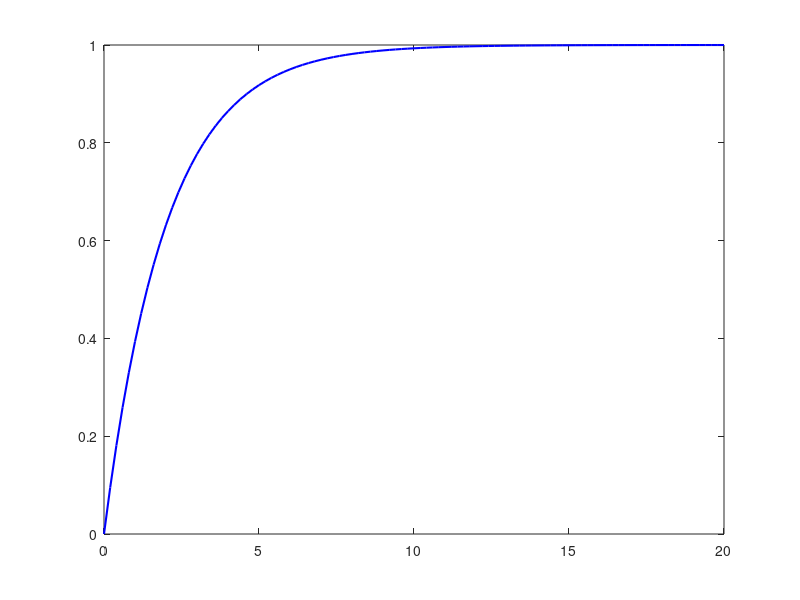

Reproduce this figure in MATLAB. (Note: this script raises an error after producing the figure.)
% Literal 1: Sistema de primer orden

% --- Definicion del sistema ---
Gs = tf([1], [2 1]);          % G(s) = 1/(2s+1)
tau = 2;                       % Constante de tiempo

% --- Polo del sistema 
disp('=== Polo del sistema ===')
polo = roots([2 1])

% --- Respuesta al escalon 
[y, t] = step(Gs);

% --- Posicion donde t = 4*tau 
ts = 4 * tau;                  % ts = 8 segundos
[~, idx] = min(abs(t - ts));   % Indice mas cercano a t=8s
fprintf('En t = 4*tau = %.1f s --> y = %.4f (debe ser ~98%%)\n', ts, y(idx))

% --- Grafica del sistema estable ---
figure('Name', 'Sistema de primer orden - Respuesta estable');
plot(t, y, 'b', 'LineWidth', 1.5); hold on;
yline(1,    '--k', 'Valor final (K=1)', 'LineWidth', 1.2);
yline(0.632,'--g', '63.2% en t=tau',   'LineWidth', 1.0);
yline(0.98, '--r', '98% en t=4*tau',   'LineWidth', 1.0);
xline(tau,  '-.g', 'tau = 2 s',        'LineWidth', 1.0);
xline(ts,   '-.r', '4*tau = 8 s',      'LineWidth', 1.0);
plot(tau, y(find(t >= tau, 1)), 'go', 'MarkerSize', 8, 'LineWidth', 2);
plot(ts,  y(idx),               'ro', 'MarkerSize', 8, 'LineWidth', 2);
grid on;
xlabel('Tiempo (s)');
ylabel('Amplitud');
title('Respuesta al escalon - G(s) = 1/(2s+1)');
legend('Respuesta y(t)', 'Valor final', '63.2%', '98%', ...
    'tau', '4*tau', 'Punto 63.2%', 'Punto 98%', ...
    'Location', 'southeast');
hold off;

% Modificando el signo de tau: G_inest = 1/(-2s+1)
Gs_inest = tf([1], [-2 1]);

disp('=== Polo del sistema inestable ===')
roots([-2 1])

[y_inest, t_inest] = step(Gs_inest, 10);

figure('Name', 'Sistema de primer orden - Respuesta inestable');
plot(t_inest, y_inest, 'r', 'LineWidth', 1.5);
grid on;
xlabel('Tiempo (s)');
ylabel('Amplitud');
title('Respuesta al escalon - G_{inest}(s) = 1/(-2s+1)  [Sistema inestable]');
legend('Respuesta inestable y(t)');
